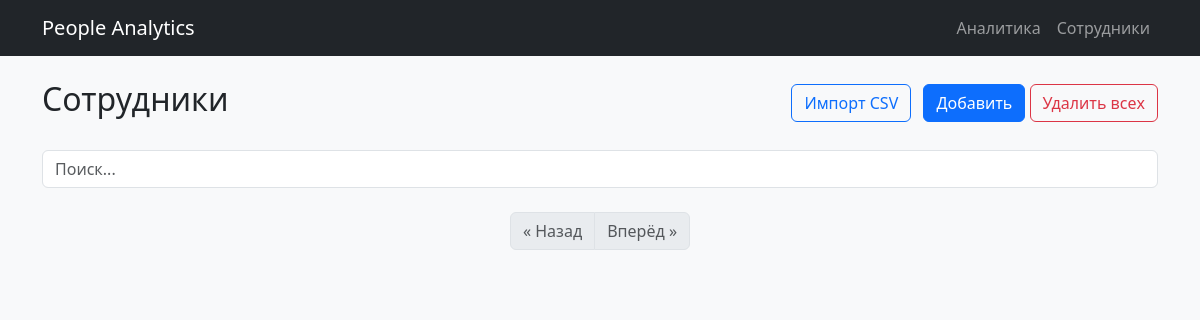
Page /employees on the earlier database version.
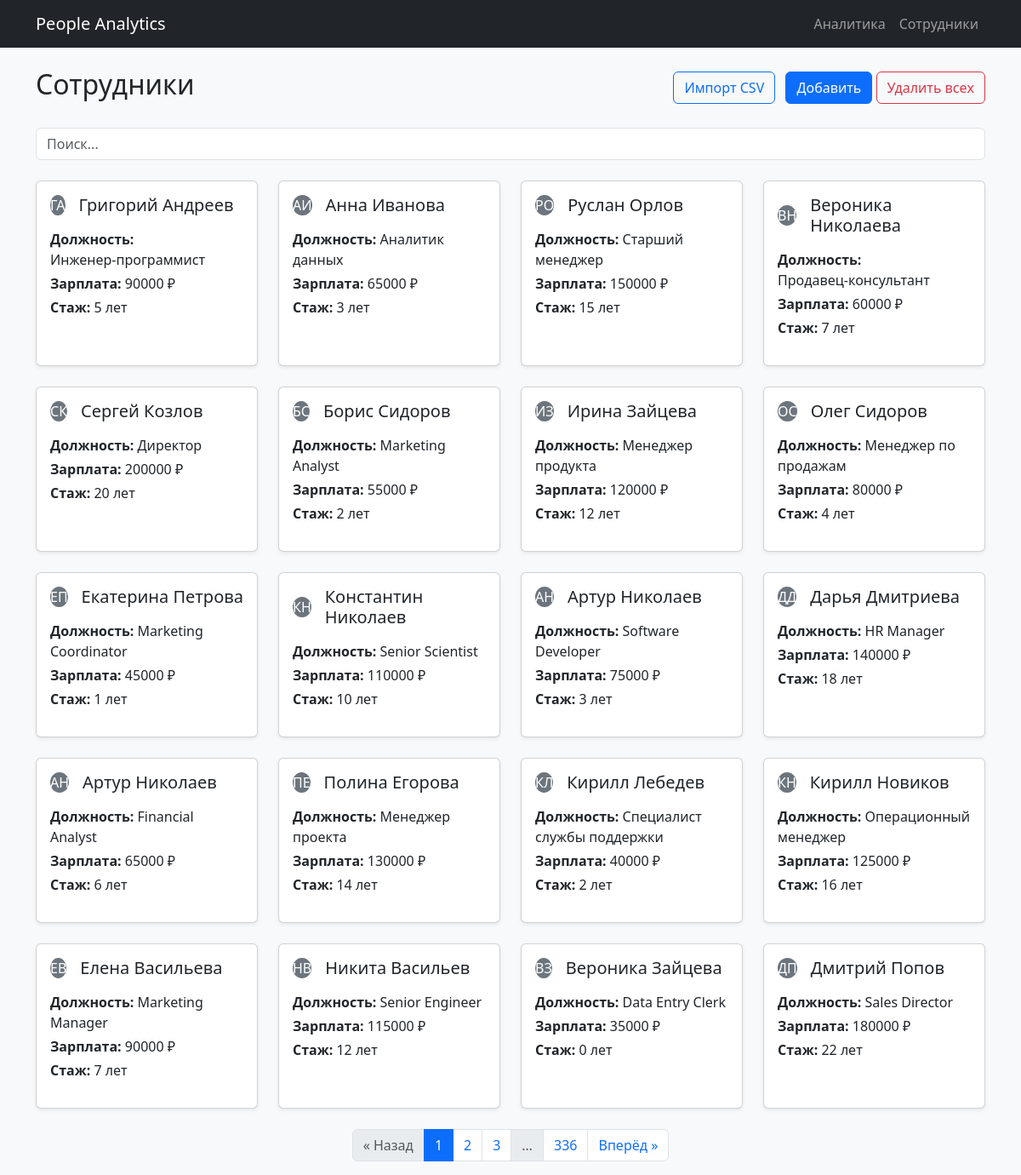
Same page on the later database version.
### models.py (models this page shows, shortened)
class Person(db.Model):
    id          = db.Column(db.Integer, primary_key=True)
    first_name  = db.Column(db.String(64))
    last_name   = db.Column(db.String(64))
    patronymic  = db.Column(db.String(64))
    age         = db.Column(db.Integer)
    gender      = db.Column(db.String(16))
    education   = db.Column(db.String(64))
    position    = db.Column(db.String(128))
    experience  = db.Column(db.Integer)
    salary      = db.Column(db.Float)
    phone       = db.Column(db.String(32))
    address     = db.Column(db.String(256))

### app.py (the view)
@app.route("/employees")
def employees():
    page = request.args.get('page', 1, type=int)
    per_page = 20
    pagination = Person.query.order_by(Person.id) \
        .paginate(page=page, per_page=per_page, error_out=False)
    people = pagination.items  # те 20 сотрудников для текущей страницы
    return render_template(
        "employees.html",
        people=people,
        pagination=pagination
    )

### templates/employees.html (shortened to what this page needs)
{% extends "base.html" %}
{% block content %}
<div class="d-flex justify-content-between align-items-center mb-4">
  <h2>Сотрудники</h2>
  <div>
    <a href="{{ url_for('upload') }}" class="btn btn-outline-primary me-2">
      Импорт CSV
    </a>
    <a href="{{ url_for('add') }}" class="btn btn-primary">
      Добавить
    </a>
    <form action="{{ url_for('delete_all_employees') }}" method="post" class="d-inline">
      <button type="submit" class="btn btn-outline-danger"
              onclick="return confirm('Вы уверены, что хотите удалить ВСЕ записи?');">
        Удалить всех
      </button>
    </form>
  </div>
</div>
<div class="mb-4">
  <input id="searchInput" type="text" class="form-control" placeholder="Поиск...">
</div>
<div id="cardsContainer" class="row g-4">
  {% for p in people %}
          <div class="col-sm-6 col-md-4 col-lg-3 employee-card"
               data-name="{{ p.first_name }} {{ p.last_name }}"
               data-position="{{ p.position }}">
           <a href="{{ url_for('employee_detail', person_id=p.id) }}" class="card-link d-block h-100 text-decoration-none text-body">
            <div class="card h-100 shadow-sm">
              <div class="card-body d-flex flex-column">
                <div class="d-flex align-items-center mb-3">
                  <div class="avatar-placeholder bg-secondary text-white rounded-circle me-3">
                    {{ p.first_name[0] }}{{ p.last_name[0] }}
                  </div>
                  <h5 class="card-title mb-0">{{ p.first_name }} {{ p.last_name }}</h5>
                </div>
                <p class="card-text mb-1"><strong>Должность:</strong> {{ p.position or '–' }}</p>
                <p class="card-text mb-1"><strong>Зарплата:</strong> {{ "%.0f"|format(p.salary or 0) }} ₽</p>
                <p class="card-text mb-3"><strong>Стаж:</strong> {{ p.experience or 0 }} лет</p>
              </div>
            </div>
           </a>
      </div>
  {% endfor %}
</div>
<nav aria-label="Page navigation" class="mt-4">
  <ul class="pagination justify-content-center">
    {% if pagination.has_prev %}
      <li class="page-item">
        <a class="page-link" href="{{ url_for('employees', page=pagination.prev_num) }}">« Назад</a>
      </li>
    {% else %}
      <li class="page-item disabled">
        <span class="page-link">« Назад</span>
      </li>
    {% endif %}
    {% for p in pagination.iter_pages(left_edge=1, right_edge=1, left_current=2, right_current=2) %}
      {% if p %}
        <li class="page-item {% if p == pagination.page %}active{% endif %}">
          <a class="page-link" href="{{ url_for('employees', page=p) }}">{{ p }}</a>
        </li>
      {% else %}
        <li class="page-item disabled"><span class="page-link">…</span></li>
      {% endif %}
    {% endfor %}
    {% if pagination.has_next %}
      <li class="page-item">
        <a class="page-link" href="{{ url_for('employees', page=pagination.next_num) }}">Вперёд »</a>
      </li>
    {% else %}
      <li class="page-item disabled">
        <span class="page-link">Вперёд »</span>
      </li>
    {% endif %}
  </ul>
</nav>
{% endblock %}

### templates/base.html (shortened to what this page needs)
<!doctype html>
<html lang="ru">
  <head>
    <link rel="stylesheet"
      href="https://cdn.jsdelivr.net/npm/bootstrap@5.3.3/dist/css/bootstrap.min.css">
    <link rel="stylesheet" href="{{ url_for('static', filename='css/custom.css') }}">
  </head>
  <body class="bg-light">
    <nav class="navbar navbar-expand-lg navbar-dark bg-dark mb-4">
      <div class="container">
        <a class="navbar-brand" href="{{ url_for('index') }}">People Analytics</a>
        <div class="navbar-nav">
          <a class="nav-link" href="{{ url_for('analytics') }}">Аналитика</a>
          <a class="nav-link" href="{{ url_for('employees') }}">Сотрудники</a>
        </div>
      </div>
    </nav>
    <div class="container">
      {% block content %}{% endblock %}
    </div>
  </body>
</html>

### static/css/custom.css (style rules this page uses)
.card { background-color: #fff; transition: background-color 0.2s ease; }

Differences in the rows shown:
added Person: first_name "Г", last_name "А", first_name "Григорий", last_name "Андреев", position "Инженер‑программист", salary "90000", experience "5"
added Person: first_name "А", last_name "И", first_name "Анна", last_name "Иванова", position "Аналитик данных", salary "65000", experience "3"
added Person: first_name "Р", last_name "О", first_name "Руслан", last_name "Орлов", position "Старший менеджер", salary "150000", experience "15"
added Person: first_name "В", last_name "Н", first_name "Вероника", last_name "Николаева", position "Продавец‑консультант", salary "60000", experience "7"
added Person: first_name "С", last_name "К", first_name "Сергей", last_name "Козлов", position "Директор", salary "200000", experience "20"
added Person: first_name "Б", last_name "С", first_name "Борис", last_name "Сидоров", position "Marketing Analyst", salary "55000", experience "2"
added Person: first_name "И", last_name "З", first_name "Ирина", last_name "Зайцева", position "Менеджер продукта", salary "120000", experience "12"
added Person: first_name "О", last_name "С", first_name "Олег", last_name "Сидоров", position "Менеджер по продажам", salary "80000", experience "4"
added Person: first_name "Е", last_name "П", first_name "Екатерина", last_name "Петрова", position "Marketing Coordinator", salary "45000", experience "1"
added Person: first_name "К", last_name "Н", first_name "Константин", last_name "Николаев", position "Senior Scientist", salary "110000", experience "10"
added Person: first_name "А", last_name "Н", first_name "Артур", last_name "Николаев", position "Software Developer", salary "75000", experience "3"
added Person: first_name "Д", last_name "Д", first_name "Дарья", last_name "Дмитриева", position "HR Manager", salary "140000", experience "18"
added Person: first_name "А", last_name "Н", first_name "Артур", last_name "Николаев", position "Financial Analyst", salary "65000", experience "6"
added Person: first_name "П", last_name "Е", first_name "Полина", last_name "Егорова", position "Менеджер проекта", salary "130000", experience "14"
added Person: first_name "К", last_name "Л", first_name "Кирилл", last_name "Лебедев", position "Специалист службы поддержки", salary "40000", experience "2"
added Person: first_name "К", last_name "Н", first_name "Кирилл", last_name "Новиков", position "Операционный менеджер", salary "125000", experience "16"
added Person: first_name "Е", last_name "В", first_name "Елена", last_name "Васильева", position "Marketing Manager", salary "90000", experience "7"
added Person: first_name "Н", last_name "В", first_name "Никита", last_name "Васильев", position "Senior Engineer", salary "115000", experience "12"
added Person: first_name "В", last_name "З", first_name "Вероника", last_name "Зайцева", position "Data Entry Clerk", salary "35000", experience "0"
added Person: first_name "Д", last_name "П", first_name "Дмитрий", last_name "Попов", position "Sales Director", salary "180000", experience "22"
Other differences:
new list line: "1"
new list line: "2"
new list line: "3"
new list line: "336"
